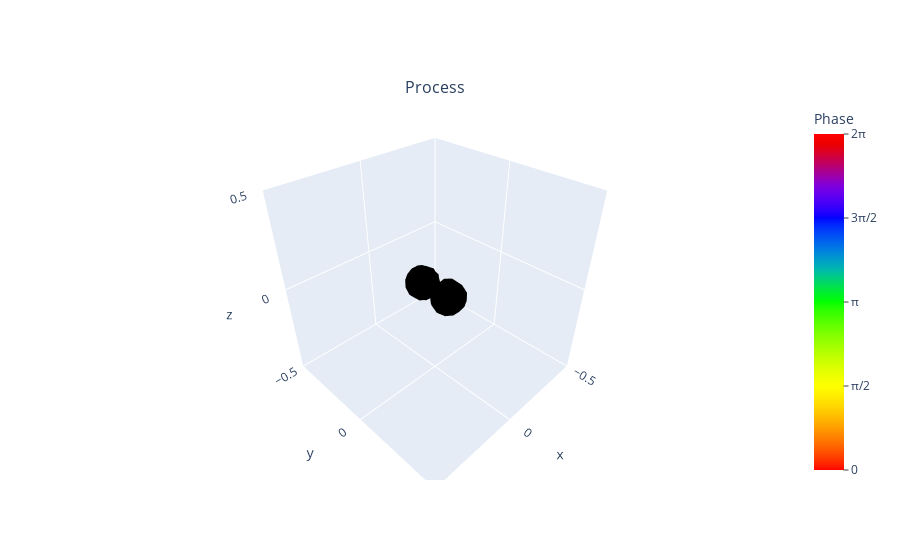

Here is the notebook cell this chart was saved with:
### Markdown cell above
Lastly, run the circuits on a quantum device/simulator. 
#### Input
- res_theta: resolution for scanning
- circuits: circuits generated above 
- device: simulator or a device
- shots: number of shots
- inter: 0 or 1.
    - inter = 0: non-interactive matplotlib droplet (boring) 
    - inter = 1: interactive plotly droplet [_preferred!_]
- Ut: target process matrix (for calculating fidelity)
- combine: True or False
    - If True: gives a single droplet which is combination of f_{0} and f_{1} droplet
    - If False: plots two droplets corresponding to f_{0} and f_{1}, respectively

#### Returns
- Tomographed process matrix
- Tomographed process fidelity
- Plot of expectation values 
- droplet plots:
    - if combine = True: gives a single droplet which is combination of f_{0} and f_{1} droplet.
    - if combine = False:
        - f_{0}: droplet corresponds to identity term of the process matrix. 
        - f_{1}: droplet representing the corresponding Pauli component in the process matrix.

#### Droplet insights
- Direction of the droplet reflects the rotation axis of a process and color represents the phase given by arg[dropelt function].
- Color description: red-> positive, green-> negative, yellow-> positive imaginary, blue-> negative imaginary.

### Code cell
# running quantum circuits
WQPT1Q.WQPT_1Q_runner(res_theta, circuits=circ_u, device=simulator, shots=1024, inter=1, Ut=Up, combine = True)

### Figure 1 — Plotly figure (JSON) as saved in the notebook; plotly's stock layout.template omitted (floating-point values rounded to 4 significant figures; data arrays with more than 128 entries replaced by an {"elided": "..."} marker saying what was removed)
{"data": [{"facecolor": {"elided": "504 str values"}, "i": {"elided": "504 int values"}, "j": {"elided": "504 int values"}, "k": {"elided": "504 int values"}, "lighting": {"ambient": 1, "diffuse": 0, "fresnel": 0, "roughness": 0, "specular": 0}, "scene": "scene", "type": "mesh3d", "x": {"elided": "276 float values"}, "y": {"elided": "276 float values"}, "z": {"elided": "276 float values"}}, {"cmax": 6.283, "cmid": 3.142, "cmin": 0, "colorbar": {"labelalias": {"0": "0", "1.5708": "π/2", "3.1416": "π", "4.7124": "3π/2", "6.2832": "2π"}, "tickmode": "array", "ticks": "outside", "tickvals": [0, 1.571, 3.142, 4.712, 6.283], "title": {"side": "top", "text": "Phase"}}, "colorscale": {"elided": "255x2 mixed values"}, "intensity": [null], "scene": "scene", "showscale": true, "type": "mesh3d", "x": [null], "y": [null], "z": [null]}], "layout": {"annotations": [{"font": {"size": 16}, "showarrow": false, "text": "Process", "x": 0.5, "xanchor": "center", "xref": "paper", "y": 1, "yanchor": "bottom", "yref": "paper"}], "scene": {"aspectmode": "cube", "domain": {"x": [0, 1], "y": [0, 1]}, "xaxis": {"range": [-0.5, 0.5]}, "yaxis": {"range": [-0.5, 0.5]}, "zaxis": {"range": [-0.5, 0.5]}}}}
